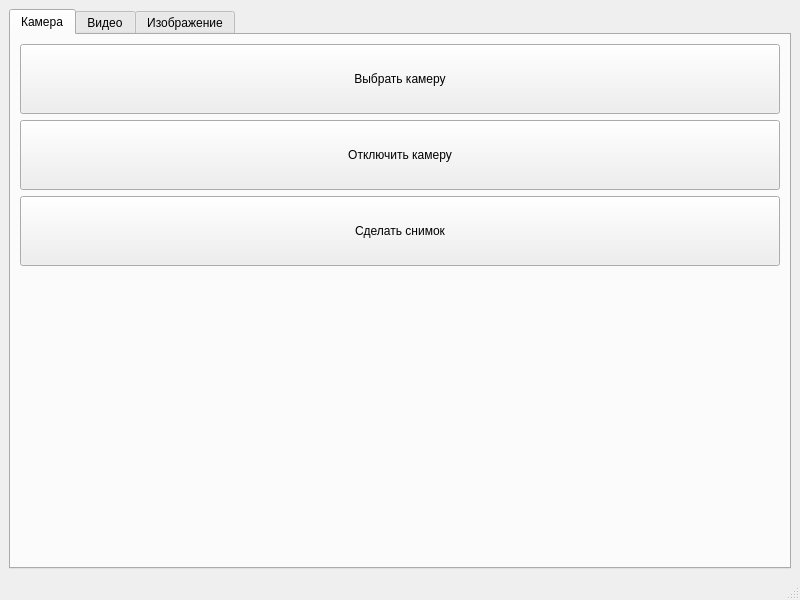
<?xml version="1.0" encoding="UTF-8"?>
<ui version="4.0">
 <class>MainWindow</class>
 <widget class="QMainWindow" name="MainWindow">
  <property name="geometry">
   <rect>
    <x>0</x>
    <y>0</y>
    <width>800</width>
    <height>600</height>
   </rect>
  </property>
  <property name="windowTitle">
   <string>MainWindow</string>
  </property>
  <widget class="QWidget" name="centralwidget">
   <layout class="QHBoxLayout" name="horizontalLayout">
    <item>
     <widget class="QTabWidget" name="tabWidget">
      <property name="minimumSize">
       <size>
        <width>0</width>
        <height>0</height>
       </size>
      </property>
      <property name="currentIndex">
       <number>0</number>
      </property>
      <widget class="QWidget" name="tab_1">
       <attribute name="title">
        <string>Камера</string>
       </attribute>
       <layout class="QVBoxLayout" name="verticalLayout_4">
        <item>
         <layout class="QHBoxLayout" name="horizontalLayout_2" stretch="1">
          <item>
           <layout class="QVBoxLayout" name="verticalLayout" stretch="1,1,1,3">
            <item>
             <widget class="QPushButton" name="chooseCameraButton">
              <property name="minimumSize">
               <size>
                <width>180</width>
                <height>70</height>
               </size>
              </property>
              <property name="text">
               <string>Выбрать камеру</string>
              </property>
             </widget>
            </item>
            <item>
             <widget class="QPushButton" name="disconnectCameraButton">
              <property name="minimumSize">
               <size>
                <width>180</width>
                <height>70</height>
               </size>
              </property>
              <property name="text">
               <string>Отключить камеру</string>
              </property>
             </widget>
            </item>
            <item>
             <widget class="QPushButton" name="makePhotoButton">
              <property name="minimumSize">
               <size>
                <width>180</width>
                <height>70</height>
               </size>
              </property>
              <property name="text">
               <string>Сделать снимок</string>
              </property>
             </widget>
            </item>
            <item>
             <spacer name="verticalSpacer">
              <property name="orientation">
               <enum>Qt::Vertical</enum>
              </property>
              <property name="sizeHint" stdset="0">
               <size>
                <width>20</width>
                <height>40</height>
               </size>
              </property>
             </spacer>
            </item>
           </layout>
          </item>
         </layout>
        </item>
       </layout>
      </widget>
      <widget class="QWidget" name="tab_2">
       <attribute name="title">
        <string>Видео</string>
       </attribute>
       <layout class="QVBoxLayout" name="verticalLayout_5">
        <item>
         <layout class="QHBoxLayout" name="horizontalLayout_3" stretch="1">
          <item>
           <layout class="QVBoxLayout" name="verticalLayout_2" stretch="1,1,4">
            <item>
             <widget class="QPushButton" name="uploadVideoButton">
              <property name="minimumSize">
               <size>
                <width>180</width>
                <height>70</height>
               </size>
              </property>
              <property name="text">
               <string>Загрузить видео</string>
              </property>
             </widget>
            </item>
            <item>
             <widget class="QPushButton" name="clearVideoMonitorButton">
              <property name="minimumSize">
               <size>
                <width>180</width>
                <height>70</height>
               </size>
              </property>
              <property name="text">
               <string>Очистить экран</string>
              </property>
             </widget>
            </item>
            <item>
             <spacer name="verticalSpacer_2">
              <property name="orientation">
               <enum>Qt::Vertical</enum>
              </property>
              <property name="sizeHint" stdset="0">
               <size>
                <width>20</width>
                <height>40</height>
               </size>
              </property>
             </spacer>
            </item>
           </layout>
          </item>
         </layout>
        </item>
       </layout>
      </widget>
      <widget class="QWidget" name="tab_3">
       <attribute name="title">
        <string>Изображение</string>
       </attribute>
       <layout class="QVBoxLayout" name="verticalLayout_6">
        <item>
         <layout class="QHBoxLayout" name="horizontalLayout_4" stretch="1">
          <item>
           <layout class="QVBoxLayout" name="verticalLayout_3" stretch="1,1,4">
            <item>
             <widget class="QPushButton" name="uploadImageButton">
              <property name="minimumSize">
               <size>
                <width>180</width>
                <height>70</height>
               </size>
              </property>
              <property name="text">
               <string>Загрузить изображение</string>
              </property>
             </widget>
            </item>
            <item>
             <widget class="QPushButton" name="clearImageMonitorButton">
              <property name="minimumSize">
               <size>
                <width>180</width>
                <height>70</height>
               </size>
              </property>
              <property name="text">
               <string>Очистить экран</string>
              </property>
             </widget>
            </item>
            <item>
             <spacer name="verticalSpacer_3">
              <property name="orientation">
               <enum>Qt::Vertical</enum>
              </property>
              <property name="sizeHint" stdset="0">
               <size>
                <width>20</width>
                <height>40</height>
               </size>
              </property>
             </spacer>
            </item>
           </layout>
          </item>
         </layout>
        </item>
       </layout>
      </widget>
     </widget>
    </item>
   </layout>
  </widget>
  <widget class="QMenuBar" name="menubar">
   <property name="geometry">
    <rect>
     <x>0</x>
     <y>0</y>
     <width>800</width>
     <height>22</height>
    </rect>
   </property>
  </widget>
  <widget class="QStatusBar" name="statusbar"/>
 </widget>
 <resources/>
 <connections/>
</ui>
